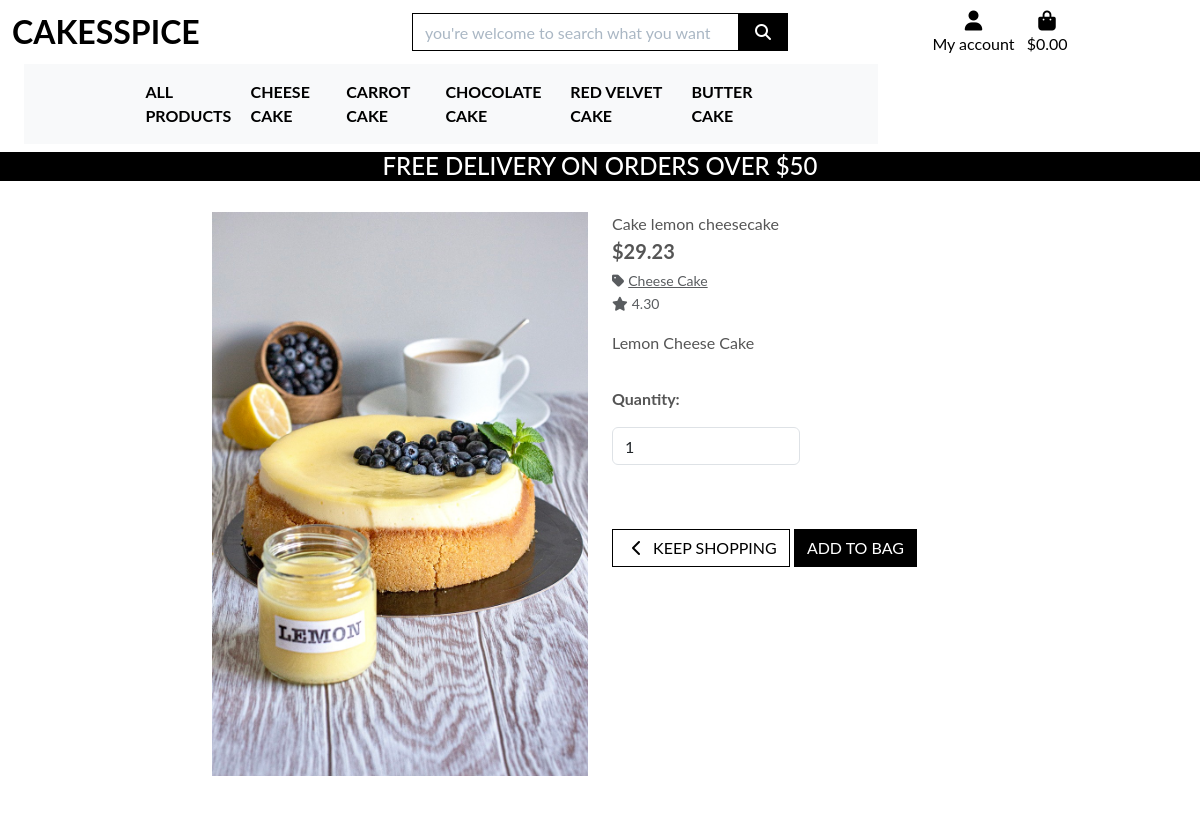
The app's page /products/3 with its own data.
### products/models.py (models this page shows, shortened)
class Product(models.Model):
    name = models.CharField(max_length=500)
    price = models.DecimalField(max_digits=10, decimal_places=2)
    description = models.TextField(default=now)
    category = models.ForeignKey('Category', on_delete=models.CASCADE, default=1)
    rating = models.DecimalField(max_digits=6, decimal_places=2, null=False, default=0.0)
    imageUrl = models.URLField(null=True, blank=True)
    image = models.ImageField(upload_to='products/', null=True, blank=True)

class Category(models.Model):
    class Meta:
        verbose_name_plural = 'Categories'
    name = models.CharField(max_length=500)
    description = models.TextField(default=now)
    created_at = models.DateTimeField(default=now)

### products/views.py (the view)
# urls.py: path('<int:item_id>', views.product_details, name='product_detail'),
def product_details(request, item_id):
    product = get_object_or_404(Product, id=item_id)
    context = {
        'product': product,
        'item_id': item_id,
    }
    return render(request, 'products/product_details.html', context)

### bag/context.py (called while the page is built, shortened)
def bag_contents(request):
    bag_items = []
    total = 0
    product_count = 0
    bag = request.session.get('bag', {})
    if not bag:
        return {
            'bag_items': bag_items,
            'total': total,
            'product_count': product_count,
            'delivery': 0,
            'free_delivery_delta': 0,
            'free_delivery_threshold': 0,
            'grand_total': 0
        }

### products/templates/products/product_details.html (shortened to what this page needs)
{% extends "base.html" %}
{% load static %}
{% block page_header %}
    <div class="container header-container">
    </div>
{% endblock %}
{% block content %}
    <div class="overlay"></div>
    <div class="container-fluid">
        <div class="row">
            <div class="col-12 col-md-6 col-lg-4 offset-lg-2">
                <div class="image-container my-5">
                    {% if product.image %}
                        <a href="{{ product.image.url }}" target="_blank">
                            <img class="card-img-top img-fluid" src="{{ product.image.url}}" alt="{{ product.name }}">
                        </a>
                        {% else %}
                        <a href="">
                            <img class="card-img-top img-fluid" src="{{ MEDIA_URL}}noimage.png" alt="{{ product.name }}">
                        </a>
                    {% endif %}
                </div>
            </div>
            <div class="col-12 col-md-6 col-lg-4">
                <div class="product-details-container mb-5 mt-md-5">
                    <p class="mb-0">{{ product.name }}</p>
                    <p class="lead mb-0 text-left font-weight-bold">${{ product.price }}</p>
                    {% if product.category %}
                    <p class="small mt-1 mb-0">
                        <a class="text-muted" href="{% url 'products' %}?category={{ product.category.name }}">
                            <i class="fas fa-tag mr-1"></i>{{product.category.name}}
                        </a>
                    </p>
                    {% endif %}
                    {% if product.rating %}
                        <small class="text-muted"><i class="fas fa-star mr-1"></i>{{ product.rating}}</small>
                    {% else %}
                        <small class="text-muted"> No Rating</small>
                    {% endif %}
                    <p class="mt-3">{{ product.description}}</p>
                    <form class="form" action="{% url 'add_to_bag' product.id %}" method="POST">
                        <div class="form-row">
                            <div class="col-12">
                                <p class="mt-3"><strong>Quantity:</strong></p>
                                <div class="form-group w-50">
                                    <div class="input-group">
                                        <input class="form-control qty-input" type="number" name="quantity" value="1" min="1" max="99" data-item_id="{{ product.id }}" id="id_qty_{{product.id}}">
                                    </div>
                                </div>
                            </div>
                            <div class="col-12">
                                <a href="{% url 'products' %}" class="btn btn-outline-black rounded-0 mt-5">
                                    <span class="icon">
                                        <i class="fas fa-chevron-left"></i>
                                    </span>
                                    <span class="text-uppercase">Keep Shopping</span>
                                </a>
                                <input type="submit" class="btn btn-black rounded-0 text-uppercase mt-5" value="Add to Bag">
                            </div>
                        </div>
                    </form>
                </div>
            </div>
        </div>
    </div>
{% endblock %}

### static/css/base.css (style rules this page uses)
html { height: 100%; }
body { background: url('/workspace/CakesSpice/media/pexels-moose-photos-170195-1036621 (1).jpg') no-repeat center center fixed; background-size: cover; height: calc(100vh - 164px); color: #555; font-family: 'Lato'; }
.icon { align-items: center; display: inline-flex; justify-content: center; height: 1.5rem; width: 1.5rem; }
.btn-black { background: black; color: white; }
.btn-outline-black { background: white; color: black !important; border: 1px solid black; }
.overlay { height: 100%; width: 100%; top: 0; left: 0; position: fixed; background: white; z-index: -1; }
@media (min-width: 1200px) { .container { max-width: 80%; } }
@media (min-width: 992px) { .header-container { padding-top: 164px; } }

### records on screen
Product: image (picture), name "Cake lemon cheesecake", price "29.23", category.name "Cheese Cake", rating "4.30", description "Lemon Cheese Cake"

### other values on screen
{{ free_delivery_threshold }} "0"
